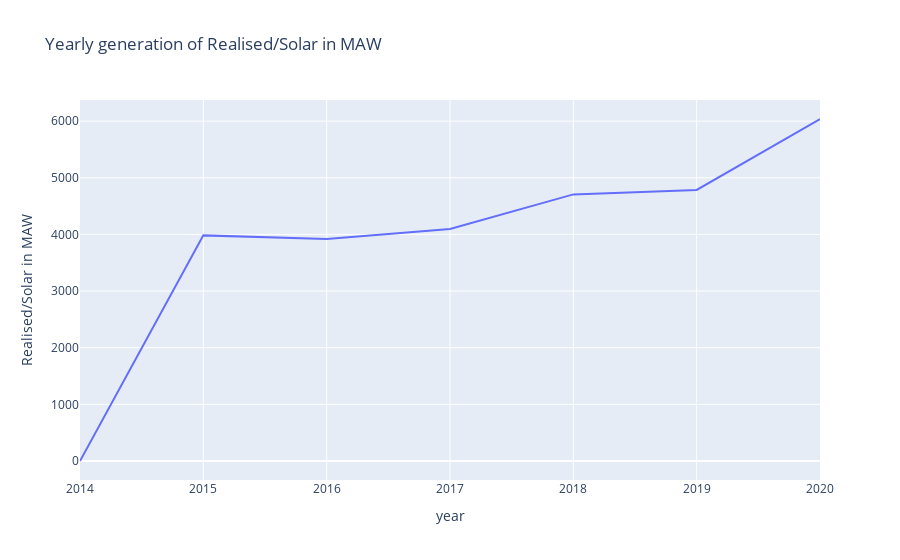
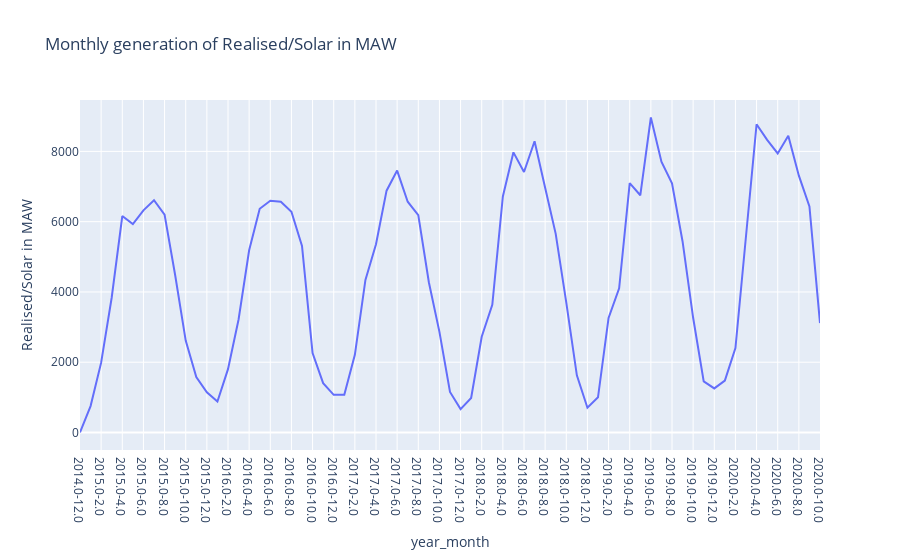
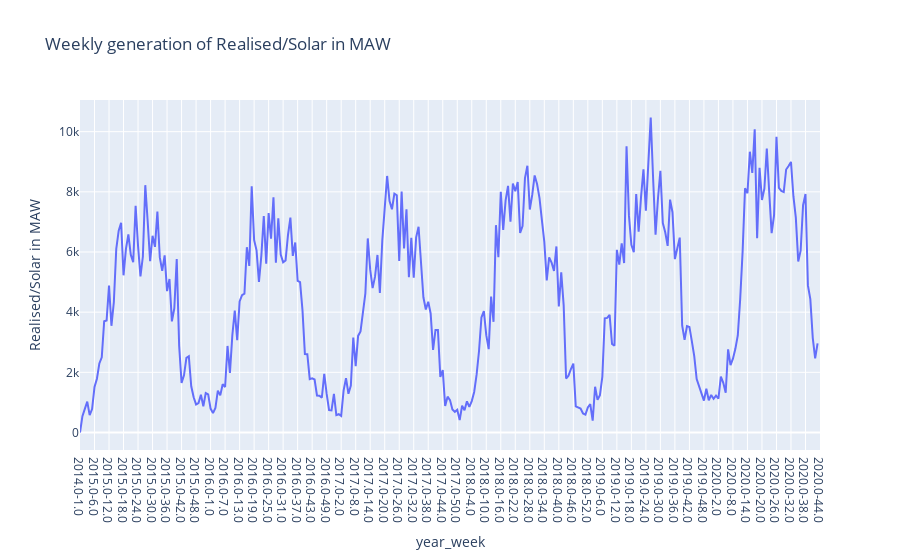
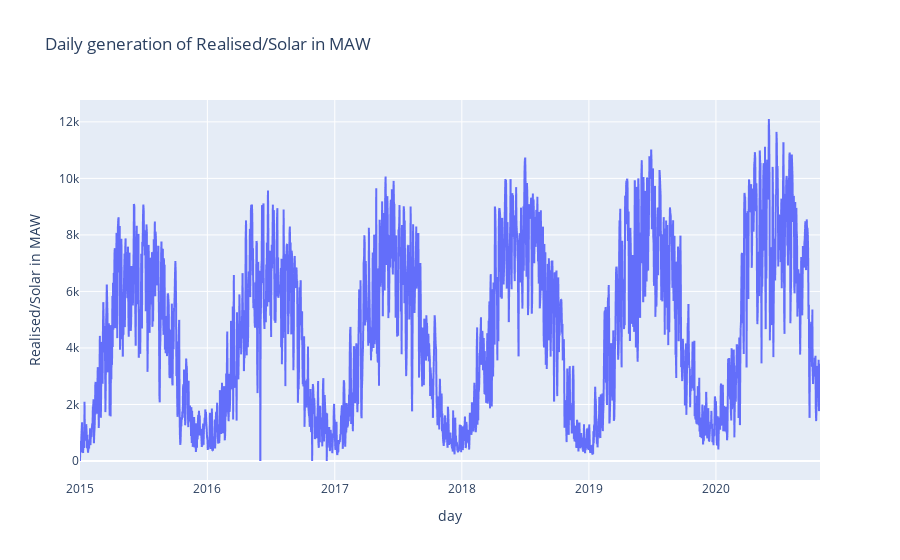

The cell these charts' notebook holds for them, in order:
### Code cell
# get an overview of each relevant feature

features = ['Realised/Solar in MAW', 'Realised/Wind Onshore in MAW', 'Realised/Wind Offshore in MAW']

for feature in features:
    get_generation_trend(df, feature)

### Figure 1 — Plotly figure (JSON) as saved in the notebook; plotly's stock layout.template omitted (floating-point values rounded to 4 significant figures)
{"data": [{"hovertemplate": "year=%{x}<br>Realised/Solar in MAW=%{y}<extra></extra>", "legendgroup": "", "line": {"color": "#636efa", "dash": "solid"}, "mode": "lines", "name": "", "orientation": "v", "showlegend": false, "type": "scatter", "x": [2014, 2015, 2016, 2017, 2018, 2019, 2020], "xaxis": "x", "y": [0, 3983.0, 3917.0, 4096.0, 4707.0, 4785.0, 6038.0], "yaxis": "y"}], "layout": {"legend": {"tracegroupgap": 0}, "title": {"text": "Yearly generation of Realised/Solar in MAW"}, "xaxis": {"anchor": "y", "domain": [0, 1], "title": {"text": "year"}}, "yaxis": {"anchor": "x", "domain": [0, 1], "title": {"text": "Realised/Solar in MAW"}}}}

### Figure 2 — Plotly figure (JSON) as saved in the notebook; plotly's stock layout.template omitted (floating-point values rounded to 4 significant figures)
{"data": [{"hovertemplate": "year_month=%{x}<br>Realised/Solar in MAW=%{y}<extra></extra>", "legendgroup": "", "line": {"color": "#636efa", "dash": "solid"}, "mode": "lines", "name": "", "orientation": "v", "showlegend": false, "type": "scatter", "x": ["2014.0-12.0", "2015.0-1.0", "2015.0-2.0", "2015.0-3.0", "2015.0-4.0", "2015.0-5.0", "2015.0-6.0", "2015.0-7.0", "2015.0-8.0", "2015.0-9.0", "2015.0-10.0", "2015.0-11.0", "2015.0-12.0", "2016.0-1.0", "2016.0-2.0", "2016.0-3.0", "2016.0-4.0", "2016.0-5.0", "2016.0-6.0", "2016.0-7.0", "2016.0-8.0", "2016.0-9.0", "2016.0-10.0", "2016.0-11.0", "2016.0-12.0", "2017.0-1.0", "2017.0-2.0", "2017.0-3.0", "2017.0-4.0", "2017.0-5.0", "2017.0-6.0", "2017.0-7.0", "2017.0-8.0", "2017.0-9.0", "2017.0-10.0", "2017.0-11.0", "2017.0-12.0", "2018.0-1.0", "2018.0-2.0", "2018.0-3.0", "2018.0-4.0", "2018.0-5.0", "2018.0-6.0", "2018.0-7.0", "2018.0-8.0", "2018.0-9.0", "2018.0-10.0", "2018.0-11.0", "2018.0-12.0", "2019.0-1.0", "2019.0-2.0", "2019.0-3.0", "2019.0-4.0", "2019.0-5.0", "2019.0-6.0", "2019.0-7.0", "2019.0-8.0", "2019.0-9.0", "2019.0-10.0", "2019.0-11.0", "2019.0-12.0", "2020.0-1.0", "2020.0-2.0", "2020.0-3.0", "2020.0-4.0", "2020.0-5.0", "2020.0-6.0", "2020.0-7.0", "2020.0-8.0", "2020.0-9.0", "2020.0-10.0"], "xaxis": "x", "y": [0, 752.2, 1988.0, 3842.0, 6160.0, 5930.0, 6323.0, 6610.0, 6200.0, 4481.0, 2616.0, 1578.0, 1144.0, 879.5, 1803.0, 3216.0, 5185.0, 6368.0, 6597.0, 6568.0, 6283.0, 5310.0, 2262.0, 1405.0, 1071.0, 1073.0, 2210.0, 4342.0, 5357.0, 6882.0, 7454.0, 6568.0, 6187.0, 4277.0, 2863.0, 1154.0, 665.9, 981.4, 2724.0, 3634.0, 6716.0, 7972.0, 7412.0, 8289.0, 6967.0, 5652.0, 3694.0, 1626.0, 705.2, 1001.0, 3261.0, 4102.0, 7099.0, 6752.0, 8964.0, 7708.0, 7094.0, 5436.0, 3265.0, 1456.0, 1255.0, 1475.0, 2401.0, 5516.0, 8773.0, 8329.0, 7943.0, 8447.0, 7310.0, 6434.0, 3114.0], "yaxis": "y"}], "layout": {"legend": {"tracegroupgap": 0}, "title": {"text": "Monthly generation of Realised/Solar in MAW"}, "xaxis": {"anchor": "y", "domain": [0, 1], "title": {"text": "year_month"}}, "yaxis": {"anchor": "x", "domain": [0, 1], "title": {"text": "Realised/Solar in MAW"}}}}

### Figure 3 — Plotly figure (JSON) as saved in the notebook; plotly's stock layout.template omitted (floating-point values rounded to 4 significant figures; data arrays with more than 128 entries replaced by an {"elided": "..."} marker saying what was removed)
{"data": [{"hovertemplate": "year_week=%{x}<br>Realised/Solar in MAW=%{y}<extra></extra>", "legendgroup": "", "line": {"color": "#636efa", "dash": "solid"}, "mode": "lines", "name": "", "orientation": "v", "showlegend": false, "type": "scatter", "x": {"elided": "307 str values"}, "xaxis": "x", "y": {"elided": "307 float values"}, "yaxis": "y"}], "layout": {"legend": {"tracegroupgap": 0}, "title": {"text": "Weekly generation of Realised/Solar in MAW"}, "xaxis": {"anchor": "y", "domain": [0, 1], "title": {"text": "year_week"}}, "yaxis": {"anchor": "x", "domain": [0, 1], "title": {"text": "Realised/Solar in MAW"}}}}

### Figure 4 — Plotly figure (JSON) as saved in the notebook; plotly's stock layout.template omitted (floating-point values rounded to 4 significant figures; data arrays with more than 128 entries replaced by an {"elided": "..."} marker saying what was removed)
{"data": [{"hovertemplate": "day=%{x}<br>Realised/Solar in MAW=%{y}<extra></extra>", "legendgroup": "", "line": {"color": "#636efa", "dash": "solid"}, "mode": "lines", "name": "", "showlegend": false, "type": "scattergl", "x": {"elided": "2127 str values"}, "xaxis": "x", "y": {"elided": "2127 float values"}, "yaxis": "y"}], "layout": {"legend": {"tracegroupgap": 0}, "title": {"text": "Daily generation of Realised/Solar in MAW"}, "xaxis": {"anchor": "y", "domain": [0, 1], "title": {"text": "day"}}, "yaxis": {"anchor": "x", "domain": [0, 1], "title": {"text": "Realised/Solar in MAW"}}}}
